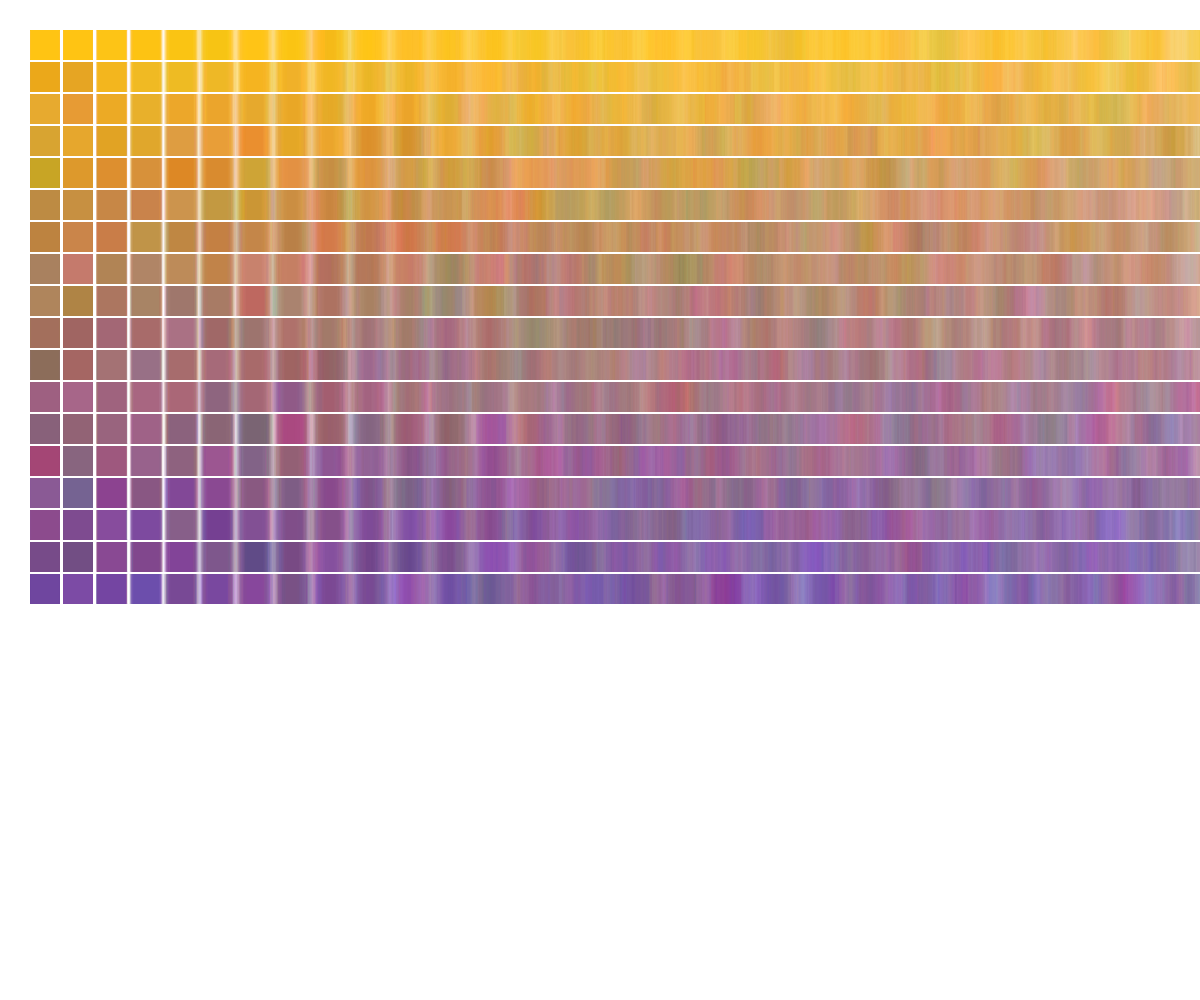
Frame 1 (no input)
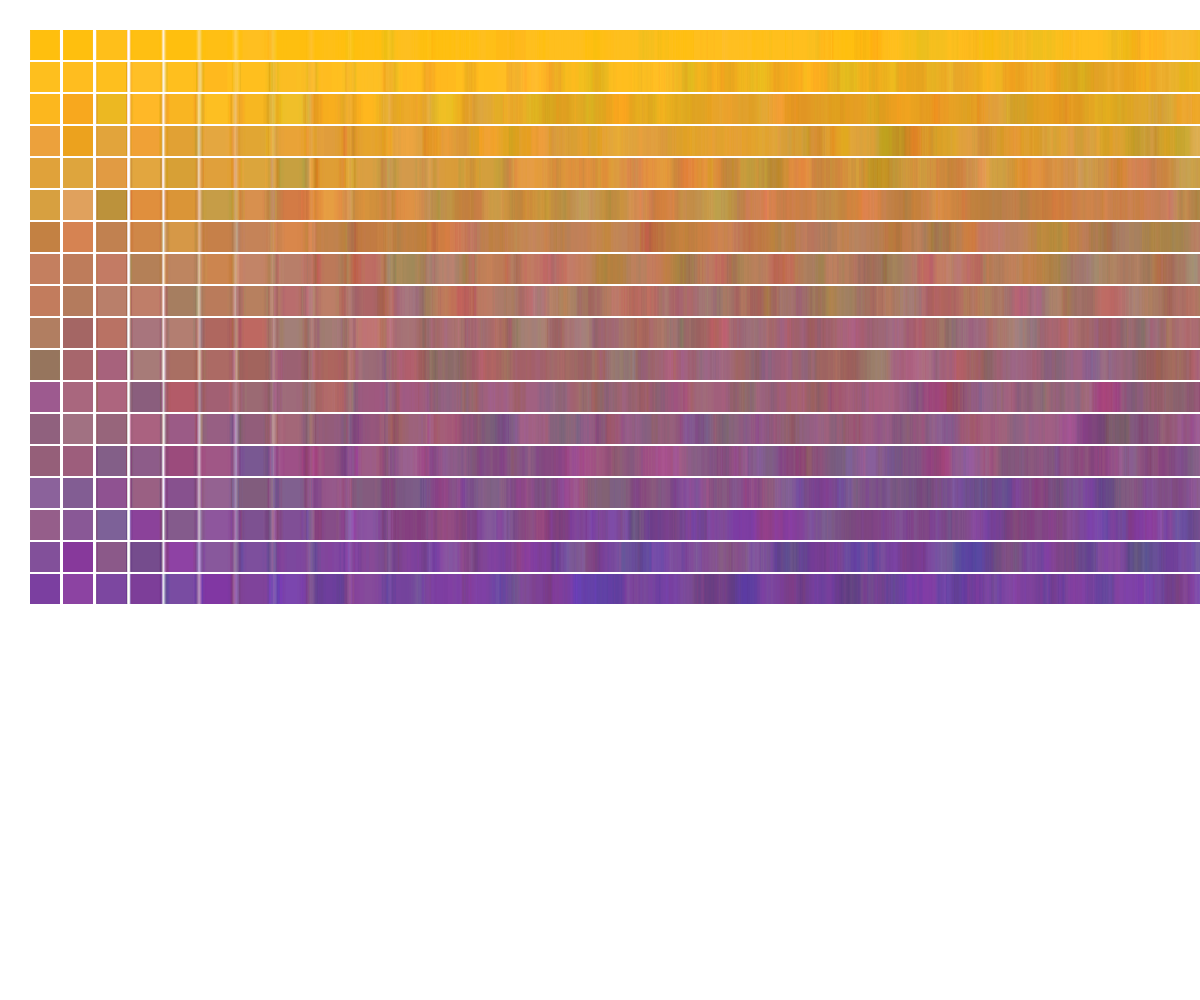
Frame 2 (the mouse pressed at the canvas centre, redrawn once)

The p5.js sketch that drew these frames (run headless with seeded random() and noise() and a simulated clock; the mouse was pressed at the canvas centre and the sketch redrawn once):

// p5.js sketch
// ── sketch.js
/* eslint-disable no-undef, no-unused-vars */

function setup() {
  createCanvas(windowWidth, windowHeight);
  noLoop();
  // Put setup code here
}

function draw() {
  // Put dr
  var m;
  for (m = 1; m < 80; m++) {
    push();
    boxspray();
    pop();
  }
  //
}
function boxspray() {
  noStroke();
  //stroke(255);
  var i;
  var j;
  var hspace = 1.1;
  var l = 0;
  var col = 0;
  var sqrsz = 30;
  function rand() {
    return Math.random() * 0.05;
  }
  function rand2() {
    return Math.random() * 128;
  }
  for (j = 1; j < 19; j++) {
    push();
    for (i = 1; i < 29; i++) {
      fill(255 - col / rand2(), 192 - col / rand2(), 0 + col / rand2(), 8);
      rect(sqrsz, sqrsz, sqrsz, sqrsz);
      translate(sqrsz * hspace, 0);
      col = col + 16;
      l = sqrsz * hspace + l;
      hspace = hspace + rand();
      //k = k + Math.random();
    }
    pop();
    translate(0, sqrsz + 2);
    hspace = 1.1;
    l = 0;
  }
}

//This Redraws the Canvas when resized
windowResized = function () {
  resizeCanvas(windowWidth, windowHeight);
};

// ── sketch2.js
/* eslint-disable no-undef, no-unused-vars */

function setup() {
  createCanvas(windowWidth, windowHeight);
  background("white");
  noLoop();
  // Put setup code here
}

function draw() {
  // Put dr
  var m;
  for (m = 1; m < 20; m++) {
    push();
    boxspray();
    pop();
  }
  //
}
function boxspray() {
  noStroke();
  //stroke(255);
  var i;
  var j;
  var hspace = 1.1;
  var l = 0;
  var col = 0;
  var sqrsz = 25;
  function rand() {
    return Math.random() * 0.08;
  }
  function rand2() {
    return Math.random() * 92;
  }
  for (j = 1; j < 23; j++) {
    for (i = 1; i < 35; i++) {
      fill(255 - col / rand2(), 192 - col / rand2(), 0 + col / rand2(), 24);
      rect(sqrsz, sqrsz, sqrsz, sqrsz);
      translate(sqrsz * hspace, 0);
      col = col + 16;
      l = sqrsz * hspace + l;
      hspace = hspace * (1 + rand());
      //k = k + Math.random();
    }
    translate(-l, sqrsz + 2);
    hspace = 1.1;
    l = 0;
  }
}

//This Redraws the Canvas when resized
windowResized = function () {
  resizeCanvas(windowWidth, windowHeight);
};
